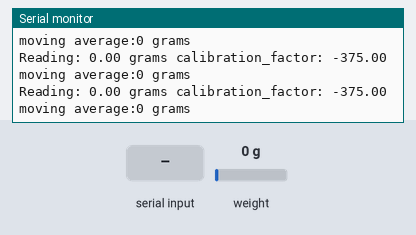
Bench run of a sketch on a simulated Arduino Uno, built with avr-gcc and run on an emulated ATmega328P. Shown: the last lines printed to the serial monitor. The inputs (shaded band) are chosen by the test bench; at power-on: weight on the scale 0 g.

Above: at 3.3 s.
3.4 s: weight on the scale set to 1250 g
At 3.48 s:
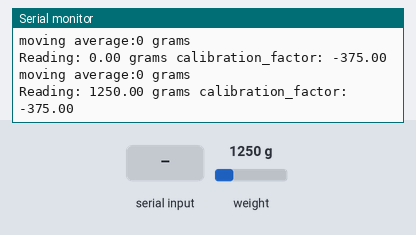
6.4 s: "+" received over Serial
At 6.78 s:
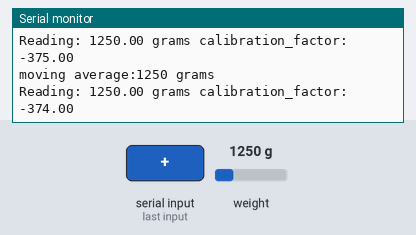
9.4 s: weight on the scale set to 3750 g
At 9.47 s:
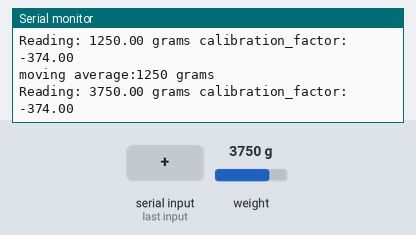
12.4 s: "a" received over Serial
At 12.79 s:
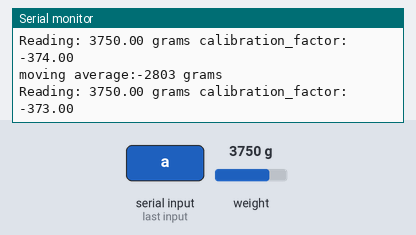
13.9 s: weight on the scale set to 100 g
At 14.03 s:
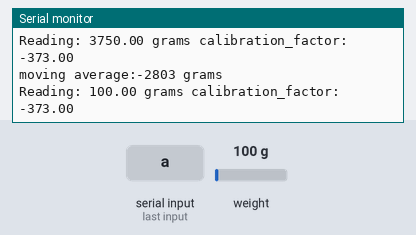
Timing chart, 0 to 16.9 s (numbered marks = the images above; inputs shaded):
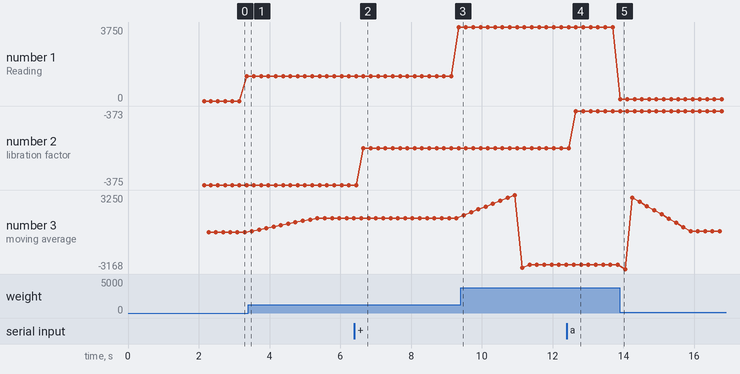

The sketch:

average_weighing_v3.ino
```cpp
/*
 Setup your scale and start the sketch WITHOUT a weight on the scale
 Once readings are displayed place the weight on the scale
 Press +/- or a/z to adjust the calibration_factor until the output readings match the known weight
 Arduino pin 5 -> HX711 CLK
 Arduino pin 6 -> HX711 DOUT
 Arduino pin 5V -> HX711 VCC
 Arduino pin GND -> HX711 GND
*/

#include "HX711.h"

HX711 scale(6, 5);

float calibration_factor = -375; // this calibration factor is adjusted according to my load cell
float units;
float ounces;

const int numReadings = 10;
int readings[numReadings];      // the readings from the analog input
int readIndex = 0;              // the index of the current reading
int total = 0;                  // the running total
int average = 0;                // the average


void setup() {
   Serial.begin(9600);
   for (int thisReading = 0; thisReading < numReadings; thisReading++) {
    readings[thisReading] = 0;
  }
  Serial.println("HX711 calibration sketch");
  Serial.println("Remove all weight from scale");
  Serial.println("After readings begin, place known weight on scale");
  Serial.println("Press + or a to increase calibration factor");
  Serial.println("Press - or z to decrease calibration factor");

  scale.set_scale();
  scale.tare();  //Reset the scale to 0

  long zero_factor = scale.read_average(); //Get a baseline reading
  Serial.print("Zero factor: "); //This can be used to remove the need to tare the scale. Useful in permanent scale projects.
  Serial.println(zero_factor);
}

void loop() {

  scale.set_scale(calibration_factor); //Adjust to this calibration factor

  Serial.print("Reading: ");
  units = scale.get_units(), 10;
  if (units < 0)
  {
    units = 0.00;
  }
  ounces = units * 0.035274;
  Serial.print(units);
  Serial.print(" grams");
  Serial.print(" calibration_factor: ");
  Serial.print(calibration_factor);
  Serial.println();


  total = total - readings[readIndex];
  readings[readIndex] = units;

  /*for(int i = 0; i <10; i++)
{
  //Serial.println(readings[i]);
}*/


  // add the reading to the total:
  total = total + readings[readIndex];


  // advance to the next position in the array:
  readIndex = readIndex + 1;

  if (readIndex >= numReadings) {
    // ...wrap around to the beginning:
    readIndex = 0;
  }

   // calculate the average:
  //Serial.println(total);
  //Serial.println(numReadings);
  average = total / numReadings;
  // send it to the computer as ASCII digits
  Serial.print("moving average:");
  Serial.print(average);
  Serial.println(" grams");
  delay(1);        // delay in between reads for stability


  if(Serial.available())
  {
    char temp = Serial.read();
    if(temp == '+' || temp == 'a')
      calibration_factor += 1;
    else if(temp == '-' || temp == 'z')
      calibration_factor -= 1;
  }


 delay(100);


}
```

Measured:
- after the input at 6.4 s, the serial monitor: prints a new line after 0.25 s (image 2)
- after the input at 12.4 s, the serial monitor: prints a new line after 0.26 s (image 4)
- after the input at 13.9 s, the serial monitor: prints a new line at once (image 5)
- plotted number 1: 1250 → 3750 after the input at 6.4 s, 3750 → 100 after the input at 13.9 s
- plotted number 2: -375 → -374 after the input at 6.4 s, -374 → -373 after the input at 12.4 s
- plotted number 3: 0 → 1250 after the input at 3.4 s, 1250 → -2803 after the input at 9.4 s, -2803 → 100 after the input at 13.9 s
